Frame 1 (no input): blank canvas, image omitted
Frame 60 (no input): blank canvas, image omitted
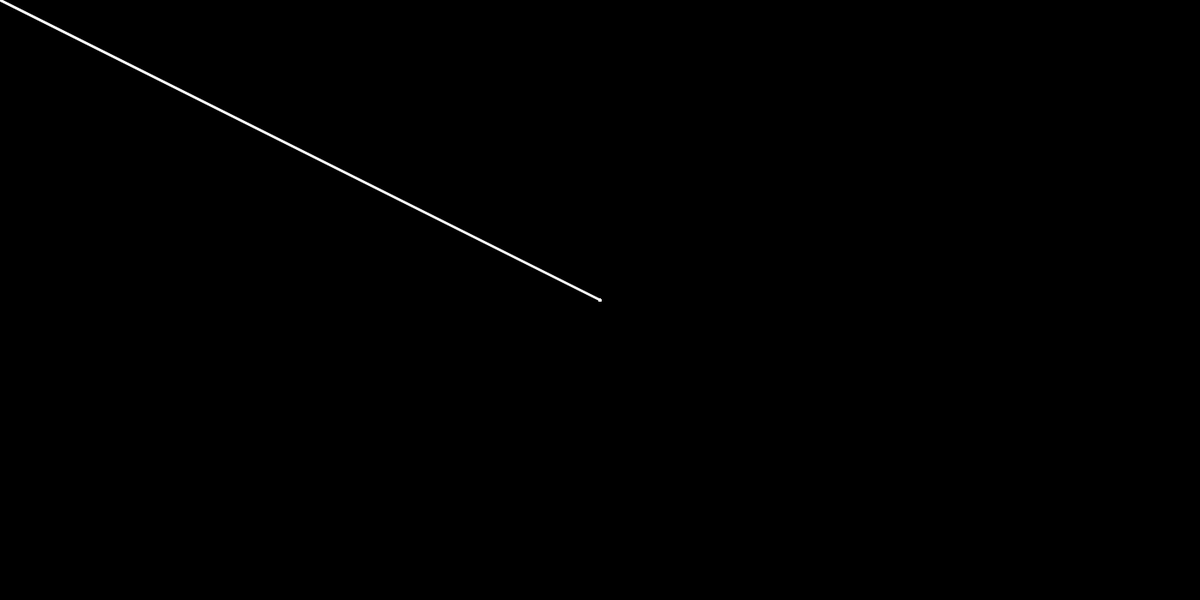
Frame 120 (the mouse pressed at the canvas centre since frame 60)

The p5.js sketch whose frames 1 and 60 were blank and that drew this single picture after the mouse press (run headless with seeded random() and noise() and a simulated clock; from frame 60 on, the mouse is pressed at the canvas centre):

// p5.js sketch
// ── sketch.js
/*
    TurboDrawing
    By Harshil Parikh
    This is a Doodle drawing software
    It is known for its turbo speed
    It uses many shortcut keys 
    list of shortcut keys are printed in the printing box
    You can use them for a making a Turbo speed drawing
    NOTE THIS IS CASE SENSITIVE which means letter 'r' can     not be replaced by 'R' 
    Use only lower case
    Keep your caps lock off
    This code is of  172 lines
*/


//DECLARIATION OF VARIABLES FOR COLOR OF PEN
var r = 255;
var g = 255;
var b = 255;

//SIZE OF THE PEN
var y = 3;

//COLOR OF THE BACKGROUND
var q = 0;


function setup() {
  //CREATION OF PAGE
  createCanvas(1400, 700);
  background(q);

}



//TURBO DRAWINGMATION
function draw() {
  //draws painting
  if (mouseIsPressed) {
    TurboLine();
  }

  //THIS DOESNOT LET THE SIZE GO IN NEGATIVE
  if (y < 1) {
    y = 1;
  }

  //THIS DOESNOT LET THE SIZE GO ABOVE 60 pixels
  if (y > 100) {
    y = 100;
  }


}



//ALL THE SHORTCUTS FOR TurboDrawing
function keyPressed() {

  //color
  if (key == 'r') {
    r = 255;
    b = 0;
    g = 0;
  }
  if (key == 'g') {
    r = 0;
    b = 0;
    g = 255;
  }
  if (key == 'b') {
    r = 0;
    b = 255;
    g = 0;
  }
  if (key == 'o') {
    r = 255;
    b = 255;
    g = 255;
  }
  if (key == 'x') {
    r = 0;
    b = 0;
    g = 0;
  }

  //size
  if (key == 'a') {
    y--;
  }
  if (key == 'z') {
    y++;
  }

  //delete the whole drawing
  if (key == 'c') {
    TurboClearence();
  }

}

//THIS FUNCTION ACTS FOR CLEARING THE WHOLE BACKGROUND

function TurboClearence() {
  background(q);
  textSize(30);
  text(s, 10, 30);
}



//THIS DRAWS A LINE ACTS AS THE PEN

function TurboLine() {
  stroke(r, g, b);
  strokeWeight(y);
  line(pmouseX, pmouseY, mouseX, mouseY);
}
